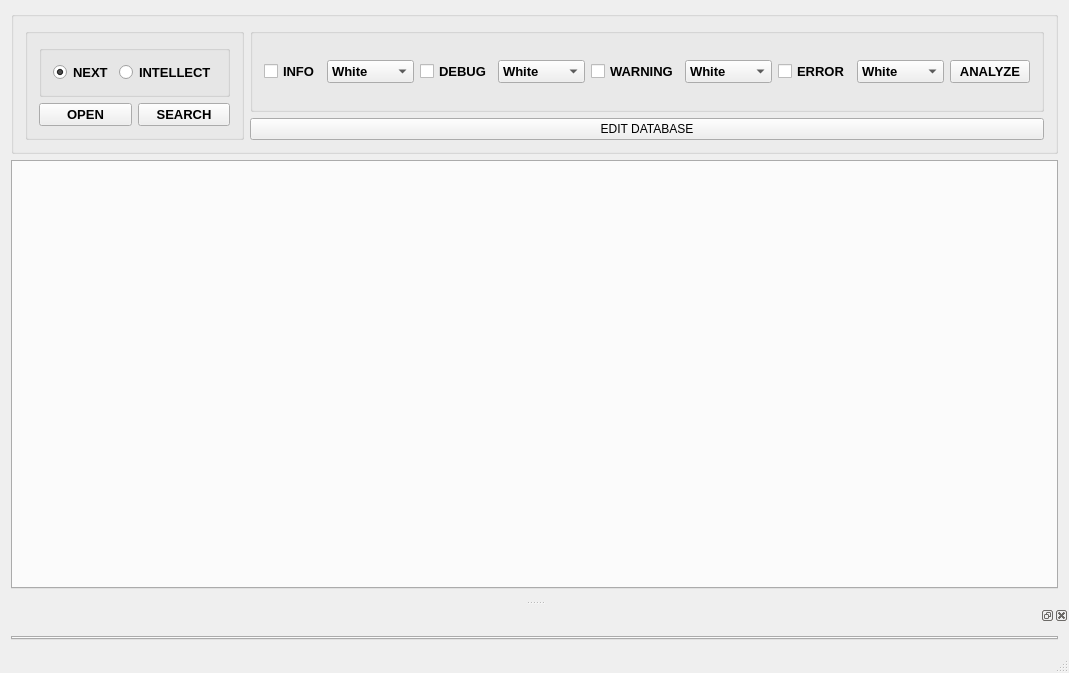
<?xml version="1.0" encoding="UTF-8"?>
<ui version="4.0">
 <class>LogWatcherClass</class>
 <widget class="QMainWindow" name="LogWatcherClass">
  <property name="geometry">
   <rect>
    <x>0</x>
    <y>0</y>
    <width>1051</width>
    <height>673</height>
   </rect>
  </property>
  <property name="windowTitle">
   <string>LogWatcher</string>
  </property>
  <widget class="QWidget" name="centralWidget">
   <layout class="QGridLayout" name="gridLayout_6">
    <item row="0" column="0">
     <widget class="QGroupBox" name="groupBox_2">
      <property name="title">
       <string/>
      </property>
      <layout class="QGridLayout" name="gridLayout_4">
       <item row="0" column="0" rowspan="2">
        <widget class="QGroupBox" name="groupBox_3">
         <property name="font">
          <font>
           <pointsize>10</pointsize>
           <weight>75</weight>
           <bold>true</bold>
          </font>
         </property>
         <property name="title">
          <string/>
         </property>
         <layout class="QGridLayout" name="gridLayout_3">
          <item row="0" column="0" colspan="2">
           <widget class="QGroupBox" name="groupBox">
            <property name="title">
             <string/>
            </property>
            <layout class="QGridLayout" name="gridLayout">
             <item row="0" column="0">
              <layout class="QHBoxLayout" name="horizontalLayout">
               <item>
                <widget class="QRadioButton" name="radioButtonNext">
                 <property name="font">
                  <font>
                   <pointsize>10</pointsize>
                   <weight>75</weight>
                   <bold>true</bold>
                  </font>
                 </property>
                 <property name="text">
                  <string>NEXT</string>
                 </property>
                 <property name="checked">
                  <bool>true</bool>
                 </property>
                </widget>
               </item>
               <item>
                <widget class="QRadioButton" name="radioButtonIntellect">
                 <property name="font">
                  <font>
                   <pointsize>10</pointsize>
                   <weight>75</weight>
                   <bold>true</bold>
                  </font>
                 </property>
                 <property name="text">
                  <string>INTELLECT</string>
                 </property>
                </widget>
               </item>
              </layout>
             </item>
            </layout>
           </widget>
          </item>
          <item row="1" column="0">
           <widget class="QPushButton" name="openButton">
            <property name="sizePolicy">
             <sizepolicy hsizetype="MinimumExpanding" vsizetype="Fixed">
              <horstretch>0</horstretch>
              <verstretch>0</verstretch>
             </sizepolicy>
            </property>
            <property name="text">
             <string>OPEN</string>
            </property>
           </widget>
          </item>
          <item row="1" column="1">
           <widget class="QPushButton" name="pushButtonOpenSearch">
            <property name="sizePolicy">
             <sizepolicy hsizetype="MinimumExpanding" vsizetype="Fixed">
              <horstretch>0</horstretch>
              <verstretch>0</verstretch>
             </sizepolicy>
            </property>
            <property name="text">
             <string>SEARCH</string>
            </property>
           </widget>
          </item>
         </layout>
        </widget>
       </item>
       <item row="0" column="1">
        <widget class="QGroupBox" name="groupBox_5">
         <property name="font">
          <font>
           <pointsize>10</pointsize>
           <weight>75</weight>
           <bold>true</bold>
          </font>
         </property>
         <property name="title">
          <string/>
         </property>
         <layout class="QGridLayout" name="gridLayout_2">
          <item row="0" column="1">
           <layout class="QHBoxLayout" name="horizontalLayout_3">
            <item>
             <widget class="QCheckBox" name="checkBoxDebug">
              <property name="font">
               <font>
                <pointsize>10</pointsize>
                <weight>75</weight>
                <bold>true</bold>
               </font>
              </property>
              <property name="text">
               <string>DEBUG</string>
              </property>
              <property name="checked">
               <bool>false</bool>
              </property>
             </widget>
            </item>
            <item>
             <widget class="QComboBox" name="comboBoxDebug">
              <item>
               <property name="text">
                <string>White</string>
               </property>
              </item>
              <item>
               <property name="text">
                <string>Red</string>
               </property>
              </item>
              <item>
               <property name="text">
                <string>Yellow</string>
               </property>
              </item>
              <item>
               <property name="text">
                <string>Cyan</string>
               </property>
              </item>
              <item>
               <property name="text">
                <string>Violet</string>
               </property>
              </item>
              <item>
               <property name="text">
                <string>Purple</string>
               </property>
              </item>
              <item>
               <property name="text">
                <string>Magenta</string>
               </property>
              </item>
              <item>
               <property name="text">
                <string>Lavender</string>
               </property>
              </item>
              <item>
               <property name="text">
                <string>Gray</string>
               </property>
              </item>
              <item>
               <property name="text">
                <string>Green</string>
               </property>
              </item>
              <item>
               <property name="text">
                <string>Blue</string>
               </property>
              </item>
             </widget>
            </item>
           </layout>
          </item>
          <item row="0" column="0">
           <layout class="QHBoxLayout" name="horizontalLayout_2">
            <item>
             <widget class="QCheckBox" name="checkBoxInfo">
              <property name="font">
               <font>
                <pointsize>10</pointsize>
                <weight>75</weight>
                <bold>true</bold>
               </font>
              </property>
              <property name="text">
               <string>INFO</string>
              </property>
             </widget>
            </item>
            <item>
             <widget class="QComboBox" name="comboBoxInfo">
              <property name="enabled">
               <bool>true</bool>
              </property>
              <item>
               <property name="text">
                <string>White</string>
               </property>
              </item>
              <item>
               <property name="text">
                <string>Red</string>
               </property>
              </item>
              <item>
               <property name="text">
                <string>Yellow</string>
               </property>
              </item>
              <item>
               <property name="text">
                <string>Cyan</string>
               </property>
              </item>
              <item>
               <property name="text">
                <string>Violet</string>
               </property>
              </item>
              <item>
               <property name="text">
                <string>Purple</string>
               </property>
              </item>
              <item>
               <property name="text">
                <string>Magenta</string>
               </property>
              </item>
              <item>
               <property name="text">
                <string>Lavender</string>
               </property>
              </item>
              <item>
               <property name="text">
                <string>Gray</string>
               </property>
              </item>
              <item>
               <property name="text">
                <string>Green</string>
               </property>
              </item>
              <item>
               <property name="text">
                <string>Blue</string>
               </property>
              </item>
             </widget>
            </item>
           </layout>
          </item>
          <item row="0" column="3">
           <layout class="QHBoxLayout" name="horizontalLayout_5">
            <item>
             <widget class="QCheckBox" name="checkBoxError">
              <property name="font">
               <font>
                <pointsize>10</pointsize>
                <weight>75</weight>
                <bold>true</bold>
               </font>
              </property>
              <property name="text">
               <string>ERROR</string>
              </property>
             </widget>
            </item>
            <item>
             <widget class="QComboBox" name="comboBoxError">
              <item>
               <property name="text">
                <string>White</string>
               </property>
              </item>
              <item>
               <property name="text">
                <string>Red</string>
               </property>
              </item>
              <item>
               <property name="text">
                <string>Yellow</string>
               </property>
              </item>
              <item>
               <property name="text">
                <string>Cyan</string>
               </property>
              </item>
              <item>
               <property name="text">
                <string>Violet</string>
               </property>
              </item>
              <item>
               <property name="text">
                <string>Purple</string>
               </property>
              </item>
              <item>
               <property name="text">
                <string>Magenta</string>
               </property>
              </item>
              <item>
               <property name="text">
                <string>Lavender</string>
               </property>
              </item>
              <item>
               <property name="text">
                <string>Gray</string>
               </property>
              </item>
              <item>
               <property name="text">
                <string>Green</string>
               </property>
              </item>
              <item>
               <property name="text">
                <string>Blue</string>
               </property>
              </item>
             </widget>
            </item>
           </layout>
          </item>
          <item row="0" column="2">
           <layout class="QHBoxLayout" name="horizontalLayout_4">
            <item>
             <widget class="QCheckBox" name="checkBoxWarning">
              <property name="font">
               <font>
                <pointsize>10</pointsize>
                <weight>75</weight>
                <bold>true</bold>
               </font>
              </property>
              <property name="text">
               <string>WARNING</string>
              </property>
             </widget>
            </item>
            <item>
             <widget class="QComboBox" name="comboBoxWarning">
              <item>
               <property name="text">
                <string>White</string>
               </property>
              </item>
              <item>
               <property name="text">
                <string>Red</string>
               </property>
              </item>
              <item>
               <property name="text">
                <string>Yellow</string>
               </property>
              </item>
              <item>
               <property name="text">
                <string>Cyan</string>
               </property>
              </item>
              <item>
               <property name="text">
                <string>Violet</string>
               </property>
              </item>
              <item>
               <property name="text">
                <string>Purple</string>
               </property>
              </item>
              <item>
               <property name="text">
                <string>Magenta</string>
               </property>
              </item>
              <item>
               <property name="text">
                <string>Lavender</string>
               </property>
              </item>
              <item>
               <property name="text">
                <string>Gray</string>
               </property>
              </item>
              <item>
               <property name="text">
                <string>Green</string>
               </property>
              </item>
              <item>
               <property name="text">
                <string>Blue</string>
               </property>
              </item>
             </widget>
            </item>
           </layout>
          </item>
          <item row="0" column="4">
           <widget class="QPushButton" name="pushButtonAnalyz">
            <property name="font">
             <font>
              <pointsize>10</pointsize>
              <weight>75</weight>
              <bold>true</bold>
             </font>
            </property>
            <property name="text">
             <string>ANALYZE</string>
            </property>
           </widget>
          </item>
         </layout>
        </widget>
       </item>
       <item row="1" column="1">
        <widget class="QPushButton" name="pushButtonEditData">
         <property name="sizePolicy">
          <sizepolicy hsizetype="MinimumExpanding" vsizetype="Fixed">
           <horstretch>0</horstretch>
           <verstretch>0</verstretch>
          </sizepolicy>
         </property>
         <property name="text">
          <string>EDIT DATABASE</string>
         </property>
        </widget>
       </item>
      </layout>
     </widget>
    </item>
    <item row="1" column="0">
     <widget class="QTabWidget" name="tabWidget">
      <property name="enabled">
       <bool>true</bool>
      </property>
      <property name="sizePolicy">
       <sizepolicy hsizetype="Expanding" vsizetype="Expanding">
        <horstretch>0</horstretch>
        <verstretch>0</verstretch>
       </sizepolicy>
      </property>
      <property name="currentIndex">
       <number>-1</number>
      </property>
      <property name="tabsClosable">
       <bool>true</bool>
      </property>
     </widget>
    </item>
   </layout>
  </widget>
  <widget class="QMenuBar" name="menuBar">
   <property name="geometry">
    <rect>
     <x>0</x>
     <y>0</y>
     <width>1051</width>
     <height>21</height>
    </rect>
   </property>
  </widget>
  <widget class="QStatusBar" name="statusBar"/>
  <widget class="QDockWidget" name="dockWidget">
   <property name="minimumSize">
    <size>
     <width>145</width>
     <height>0</height>
    </size>
   </property>
   <attribute name="dockWidgetArea">
    <number>8</number>
   </attribute>
   <widget class="QWidget" name="dockWidgetContents">
    <layout class="QGridLayout" name="gridLayout_7">
     <item row="0" column="0">
      <widget class="QTabWidget" name="tabWidget_2">
       <property name="tabsClosable">
        <bool>true</bool>
       </property>
      </widget>
     </item>
    </layout>
   </widget>
  </widget>
 </widget>
 <layoutdefault spacing="6" margin="11"/>
 <resources>
  <include location="LogWatcher.qrc"/>
 </resources>
 <connections/>
</ui>
